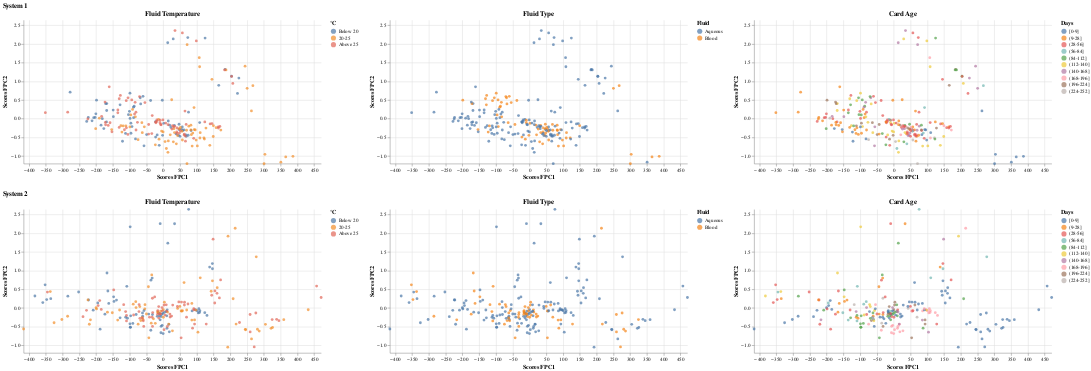

Here is the notebook cell this chart was saved with:
### Markdown cell above
### System 1 versus System 2: Sensor B - Sample Window

### Code cell
pc_scores_s1_B_sample_window, pc_scores_s2_B_sample_window,fpca_s1_B_sample_window,fpca_s2_B_sample_window = fpca_two_inputs(B1_sample_window_combine_balanced.iloc[:,:-6], B2_sample_window_combine_balanced.iloc[:,:-6], color_fpc1_s1='tab:blue', color_fpc2_s1='tab:cyan', color_fpc1_s2='tab:orange', color_fpc2_s2='gold')
print("--------------------------------------------------- Bootstrap -------------------------------------------------------------------------------------------")
bs1,bs2 = bootstrap(B1_sample_window_combine_balanced, B2_sample_window_combine_balanced, "B","sample_window",features="FluidTempBin")
print("--------------------------------------------------- PCA Scores -------------------------------------------------------------------------------------------")
create_pc_scores_plots(pc_scores_s1_B_sample_window, pc_scores_s2_B_sample_window, B1_sample_window_combine_balanced, B2_sample_window_combine_balanced,features="FluidTempBin")

### Figure 1 — Vega-Lite specification as saved in the notebook (floating-point values rounded to 4 significant figures; data arrays with more than 128 entries replaced by an {"elided": "..."} marker saying what was removed)
{"config": {"view": {"continuousWidth": 300, "continuousHeight": 300, "stroke": null}}, "vconcat": [{"hconcat": [{"mark": {"type": "circle"}, "encoding": {"color": {"field": "FluidTempBin", "scale": {"domain": ["Below 20", "20-25", "Above 25"], "range": ["#4e79a7", "#f28e2b", "#e16759"]}, "sort": ["Below 20", "20-25", "Above 25"], "title": "°C", "type": "ordinal"}, "tooltip": [{"field": "TestID", "type": "quantitative"}, {"field": "PC1_Scores", "type": "quantitative"}, {"field": "PC2_Scores", "type": "quantitative"}, {"field": "FluidTempBin", "title": "Fluid Temperature", "type": "ordinal"}], "x": {"field": "PC1_Scores", "scale": {"domain": [-416.4, 470.8]}, "title": "Scores FPC1", "type": "quantitative"}, "y": {"field": "PC2_Scores", "scale": {"domain": [-1.207, 2.644]}, "title": "Scores FPC2", "type": "quantitative"}}, "height": 280, "title": "Fluid Temperature", "width": 580}, {"mark": {"type": "circle"}, "encoding": {"color": {"field": "FluidTypeBin", "scale": {"scheme": "tableau10"}, "title": "Fluid", "type": "nominal"}, "tooltip": [{"field": "TestID", "type": "quantitative"}, {"field": "PC1_Scores", "type": "quantitative"}, {"field": "PC2_Scores", "type": "quantitative"}, {"field": "FluidTypeBin", "title": "Fluid Type", "type": "nominal"}], "x": {"field": "PC1_Scores", "scale": {"domain": [-416.4, 470.8]}, "title": "Scores FPC1", "type": "quantitative"}, "y": {"field": "PC2_Scores", "scale": {"domain": [-1.207, 2.644]}, "title": "Scores FPC2", "type": "quantitative"}}, "height": 280, "title": "Fluid Type", "width": 580}, {"mark": {"type": "circle"}, "encoding": {"color": {"field": "CardAgeBin", "scale": {"scheme": "tableau10"}, "sort": ["[0-9]", "(9-28]", "(28-56]", "(56-84]", "(84-112]", "(112-140]", "(140-168]", "(168-196]", "(196-224]", "(224-252]"], "title": "Days", "type": "ordinal"}, "tooltip": [{"field": "TestID", "type": "quantitative"}, {"field": "PC1_Scores", "type": "quantitative"}, {"field": "PC2_Scores", "type": "quantitative"}, {"field": "CardAgeBin", "title": "Card Age", "type": "ordinal"}], "x": {"field": "PC1_Scores", "scale": {"domain": [-416.4, 470.8]}, "title": "Scores FPC1", "type": "quantitative"}, "y": {"field": "PC2_Scores", "scale": {"domain": [-1.207, 2.644]}, "title": "Scores FPC2", "type": "quantitative"}}, "height": 280, "title": "Card Age", "width": 580}], "data": {"name": "data-f05daf7c9e63700f6ff135f5c80e6bde"}, "resolve": {"scale": {"color": "independent"}}, "title": "System 1"}, {"hconcat": [{"mark": {"type": "circle"}, "encoding": {"color": {"field": "FluidTempBin", "scale": {"domain": ["Below 20", "20-25", "Above 25"], "range": ["#4e79a7", "#f28e2b", "#e16759"]}, "sort": ["Below 20", "20-25", "Above 25"], "title": "°C", "type": "ordinal"}, "tooltip": [{"field": "TestID", "type": "quantitative"}, {"field": "PC1_Scores", "type": "quantitative"}, {"field": "PC2_Scores", "type": "quantitative"}, {"field": "FluidTempBin", "title": "Fluid Temperature", "type": "ordinal"}], "x": {"field": "PC1_Scores", "scale": {"domain": [-416.4, 470.8]}, "title": "Scores FPC1", "type": "quantitative"}, "y": {"field": "PC2_Scores", "scale": {"domain": [-1.207, 2.644]}, "title": "Scores FPC2", "type": "quantitative"}}, "height": 280, "title": "Fluid Temperature", "width": 580}, {"mark": {"type": "circle"}, "encoding": {"color": {"field": "FluidTypeBin", "scale": {"scheme": "tableau10"}, "title": "Fluid", "type": "nominal"}, "tooltip": [{"field": "TestID", "type": "quantitative"}, {"field": "PC1_Scores", "type": "quantitative"}, {"field": "PC2_Scores", "type": "quantitative"}, {"field": "FluidTypeBin", "title": "Fluid Type", "type": "nominal"}], "x": {"field": "PC1_Scores", "scale": {"domain": [-416.4, 470.8]}, "title": "Scores FPC1", "type": "quantitative"}, "y": {"field": "PC2_Scores", "scale": {"domain": [-1.207, 2.644]}, "title": "Scores FPC2", "type": "quantitative"}}, "height": 280, "title": "Fluid Type", "width": 580}, {"mark": {"type": "circle"}, "encoding": {"color": {"field": "CardAgeBin", "scale": {"scheme": "tableau10"}, "sort": ["[0-9]", "(9-28]", "(28-56]", "(56-84]", "(84-112]", "(112-140]", "(140-168]", "(168-196]", "(196-224]", "(224-252]"], "title": "Days", "type": "ordinal"}, "tooltip": [{"field": "TestID", "type": "quantitative"}, {"field": "PC1_Scores", "type": "quantitative"}, {"field": "PC2_Scores", "type": "quantitative"}, {"field": "CardAgeBin", "title": "Card Age", "type": "ordinal"}], "x": {"field": "PC1_Scores", "scale": {"domain": [-416.4, 470.8]}, "title": "Scores FPC1", "type": "quantitative"}, "y": {"field": "PC2_Scores", "scale": {"domain": [-1.207, 2.644]}, "title": "Scores FPC2", "type": "quantitative"}}, "height": 280, "title": "Card Age", "width": 580}], "data": {"name": "data-16f056396635e2de9969feb916a52628"}, "resolve": {"scale": {"color": "independent"}}, "title": "System 2"}], "$schema": "https://vega.github.io/schema/vega-lite/v5.16.3.json", "datasets": {"data-f05daf7c9e63700f6ff135f5c80e6bde": {"elided": "216 records"}, "data-16f056396635e2de9969feb916a52628": {"elided": "216 records"}}}
